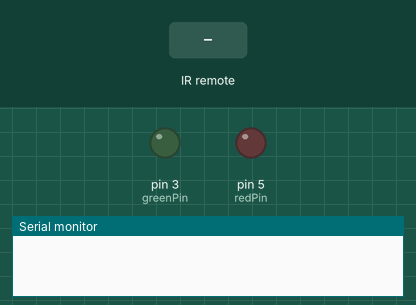
Simulated run of this sketch. Board: Arduino Uno, built with avr-gcc and run on an emulated ATmega328P. Shown: output pins drawn as LEDs (lit = HIGH), the last lines printed to the serial monitor. The inputs (shaded band) are chosen by the test bench.

Above: at 1.2 s.
1.3 s: infrared code 0xBF40FF00 received
At 2.3 s:
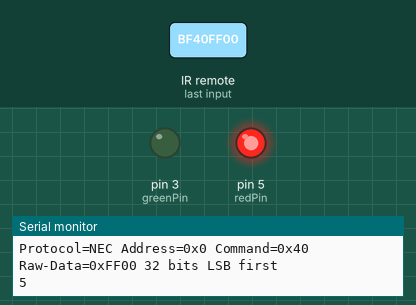
4.3 s: infrared code 0xBA45FF00 received
At 5.8 s:
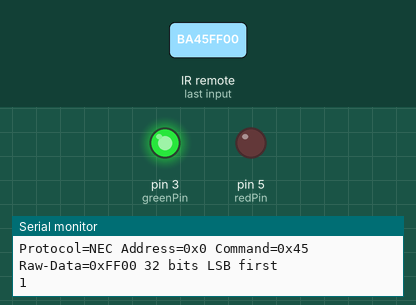
Timing chart, 0 to 7.8 s (numbered marks = the images above; inputs shaded):
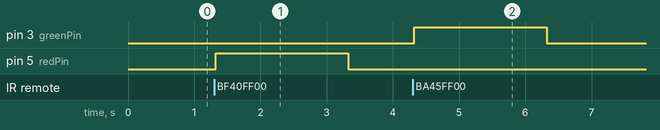

The sketch:

IRRemoteReceiverTrigOutputExplore.ino
```cpp
#include <IRremote.h>

const int IR_RECEIVE_PIN = 2;
const int redPin = 5;
const int greenPin = 3;

void setup() {
  Serial.begin(9600);
  IrReceiver.begin(IR_RECEIVE_PIN, ENABLE_LED_FEEDBACK); // Start the receiver
  pinMode(redPin, OUTPUT);
  pinMode(greenPin, OUTPUT);
}

void loop() {
  if (IrReceiver.decode()) {
    Serial.println(IrReceiver.decodedIRData.decodedRawData, HEX);
    IrReceiver.printIRResultShort(&Serial);

    // Combine cases for the same action
    switch (IrReceiver.decodedIRData.decodedRawData) {
      case 0xBF40FF00: // Keypad button "5"
        Serial.println("5");
        digitalWrite(redPin, HIGH);
        delay(2000);
        digitalWrite(redPin, LOW);
        break;

      case 0xBA45FF00: // Keypad button "1"
        Serial.println("1");
        digitalWrite(greenPin, HIGH);
        delay(2000);
        digitalWrite(greenPin, LOW);
        break;

      default:
        break;
    }

    IrReceiver.resume(); // Enable receiving of the next value
  }
}
```

Measured:
- after the input at 1.3 s, pin 5 (redPin): LOW → HIGH at once, → LOW 2.0 s later
- after the input at 4.3 s, pin 3 (greenPin): LOW → HIGH at once, → LOW 2.0 s later
